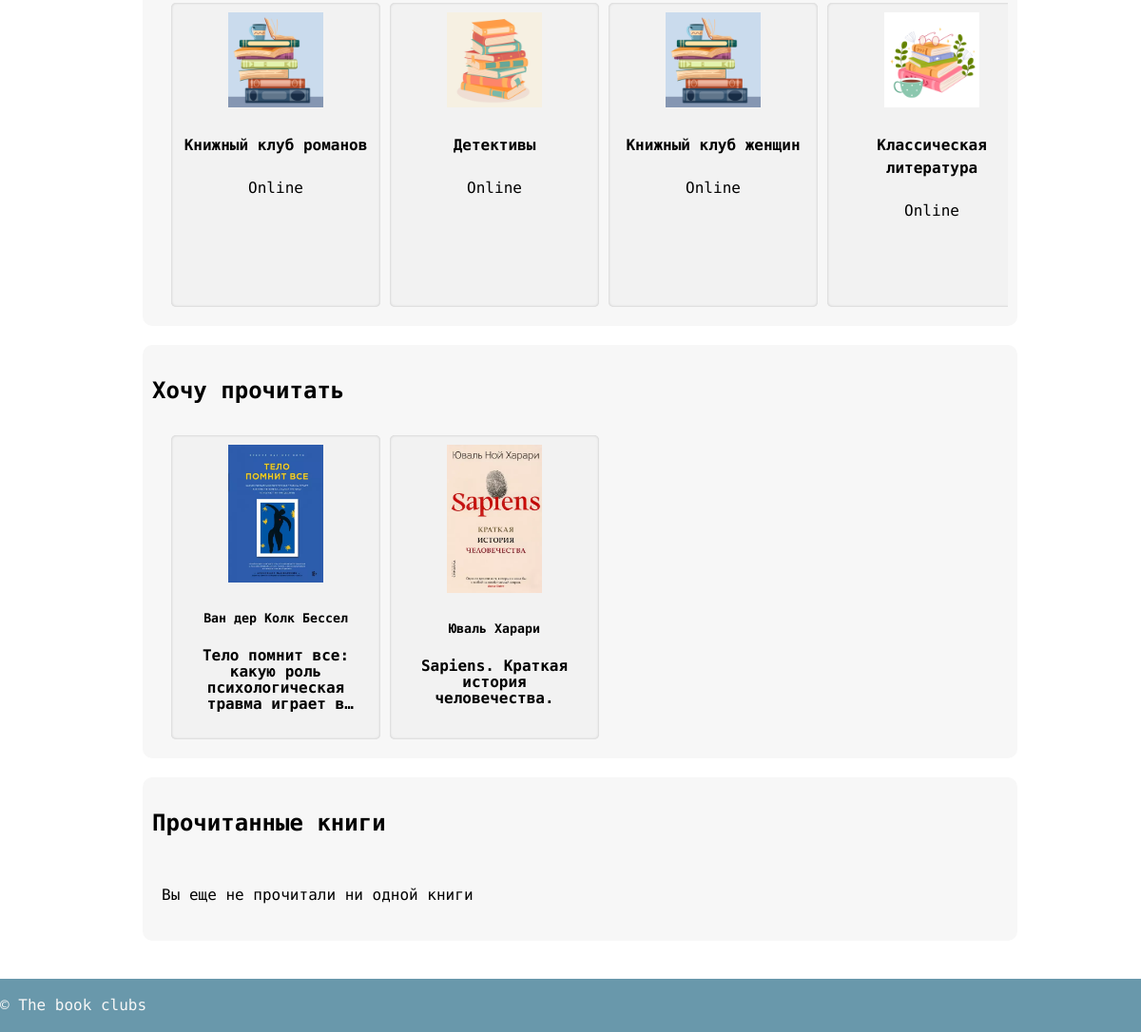
The page /accounts/profile/ (signed in, lower part) on the database as committed earlier.
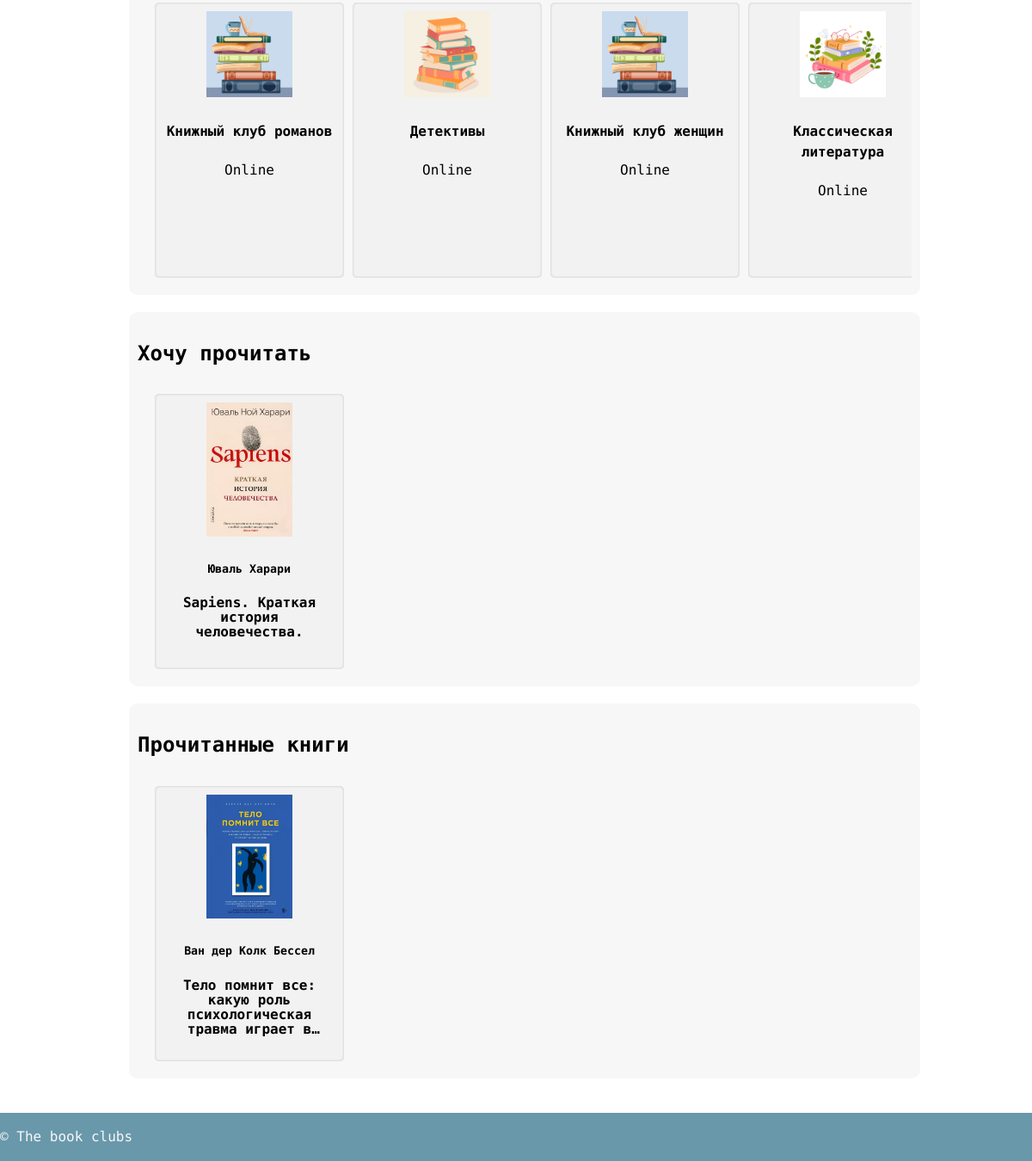
The same page on the database as committed later.
### club/models.py (models this page shows, shortened)
class BookClub(models.Model):
    name = models.CharField(max_length=200)
    description = models.TextField()
    image = models.ImageField(upload_to='images')
    venue = models.CharField(max_length=200, default='Online', null=True)
    members = models.ManyToManyField(User, related_name='clubs')
    admin = models.ForeignKey(User, on_delete=models.SET_NULL, null=True, related_name='administered_clubs')
    selected_book = models.ForeignKey(Book, on_delete=models.SET_NULL, null=True, related_name='selected_clubs')
    meeting = models.OneToOneField('Meeting', on_delete=models.SET_NULL, null=True)
    book_queue = models.ManyToManyField(Book, related_name='queued_clubs')
    read_books = models.ManyToManyField(Book, related_name='read_clubs')

class UserBook(models.Model):
    user = models.ForeignKey(User, on_delete=models.CASCADE)
    book = models.ForeignKey('Book', on_delete=models.CASCADE)
    is_want_to_read = models.BooleanField(default=False)
    is_read = models.BooleanField(default=False)
    date_read = models.DateField(blank=True, null=True)
    status = models.CharField(max_length=20, default='none')

class Book(models.Model):
    name = models.CharField(max_length=200)
    author = models.CharField(max_length=200, default='None', null=True)
    description = models.TextField()
    image = models.ImageField(upload_to='images')
    average_rating = models.DecimalField(max_digits=3, decimal_places=2, null=True)

### club/views.py (the view)
# urls.py: path('accounts/profile/', views.account, name='account'),
@login_required
def account(request):
    clubs = BookClub.objects.filter(members=request.user)
    read_books = UserBook.objects.filter(user=request.user, is_read=True)
    want_to_read_books = UserBook.objects.filter(user=request.user, is_want_to_read=True)
    return render(request, 'club/account.html', {'clubs': clubs, 'read_books': read_books, 'want_to_read_books': want_to_read_books})

### templates/club/account.html (shortened to what this page needs)
{% extends 'base.html' %}
{% block content %}
<section class="account-container">
  <div class="account-content-container">
    <div class="account-content-row">
      <div class="account-clubs-container">
        {% for club in clubs %}
        <div class="account-clubs-row">
          <a href="{% url 'club:club_detail' club.id %}">
            <img src="{{ club.image.url }}" width="100">
            <h4>{{ club.name }}</h4>
          </a>
          <p>{{ club.venue }}</p>
        </div>
        {% empty %}
        <p>Вы не состоите в ни одном клубе</p>
        {% endfor %}
      </div>
    </div>
    <div class="account-content-row">
      <h2>Хочу прочитать</h2>
      <div class="account-books-container">
        {% for user_book in want_to_read_books %}
        <div class="account-books-row">
          <a href="{% url 'club:book_detail' user_book.book.id %}">
            <img src="{{ user_book.book.image.url }}" width="100">
            <h5>{{ user_book.book.author }}</h5>
            <h4>{{ user_book.book.name }}</h4>
          </a>
        </div>
        {% empty %}
        <p>Вы не выбрали ни одной книги для чтения</p>
        {% endfor %}
      </div>
    </div>
    <div class="account-content-row">
      <h2>Прочитанные книги</h2>
      <div class="account-books-container">
        {% for user_book in read_books %}
        <div class="account-books-row">
          <a href="{% url 'club:book_detail' user_book.book.id %}">
            <img src="{{ user_book.book.image.url }}" width="100">
            <h5>{{ user_book.book.author }}</h5>
            <h4>{{ user_book.book.name }}</h4>
          </a>
        </div>
        {% empty %}
        <p>Вы еще не прочитали ни одной книги</p>
        {% endfor %}
      </div>
    </div>
  </div>
</section>
{% endblock %}

Rows that differ between the two databases and show on the page:
changed UserBook "Тело помнит все: какую роль психологическая травма играет…": moves from the list under "Хочу прочитать" to the list under "Прочитанные книги"
Other text that changed with them:
text no longer shown: "Вы еще не прочитали ни одной книги"
